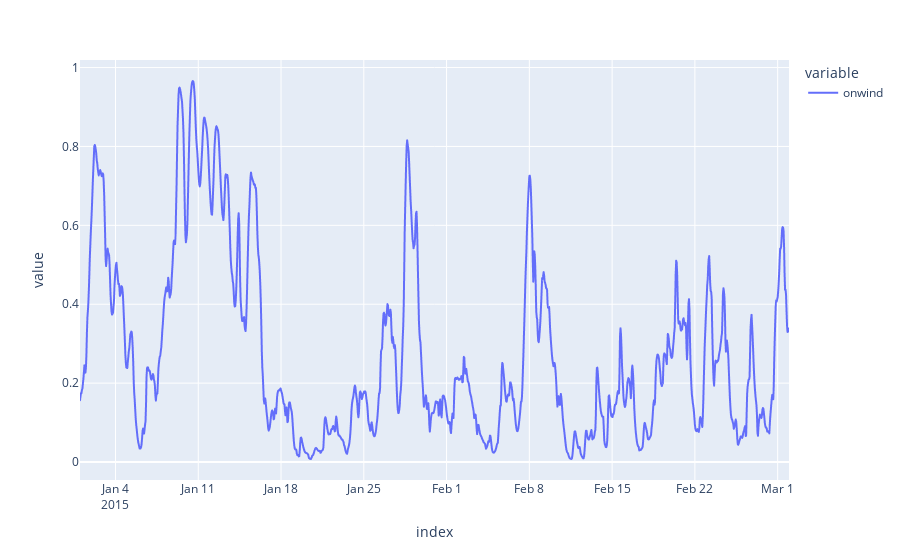

The cell this chart's notebook holds for it:
### Markdown cell above
We can use Python's _slicing_ notation inside `.loc` to select a date range, and then use the built-in plotting feature of Pandas:

### Code cell
ts.loc["2015-01-01":"2015-03-01", "onwind"].plot()

### Figure 1 — Plotly figure (JSON) as saved in the notebook; plotly's stock layout.template omitted (floating-point values rounded to 4 significant figures; data arrays with more than 128 entries replaced by an {"elided": "..."} marker saying what was removed)
{"data": [{"hovertemplate": "variable=onwind<br>index=%{x}<br>value=%{y}<extra></extra>", "legendgroup": "onwind", "line": {"color": "#636efa", "dash": "solid"}, "marker": {"symbol": "circle"}, "mode": "lines", "name": "onwind", "showlegend": true, "type": "scattergl", "x": {"elided": "1440 str values"}, "xaxis": "x", "y": {"elided": "1440 float values"}, "yaxis": "y"}], "layout": {"legend": {"title": {"text": "variable"}, "tracegroupgap": 0}, "margin": {"t": 60}, "xaxis": {"anchor": "y", "domain": [0, 1], "title": {"text": "index"}}, "yaxis": {"anchor": "x", "domain": [0, 1], "title": {"text": "value"}}}}
